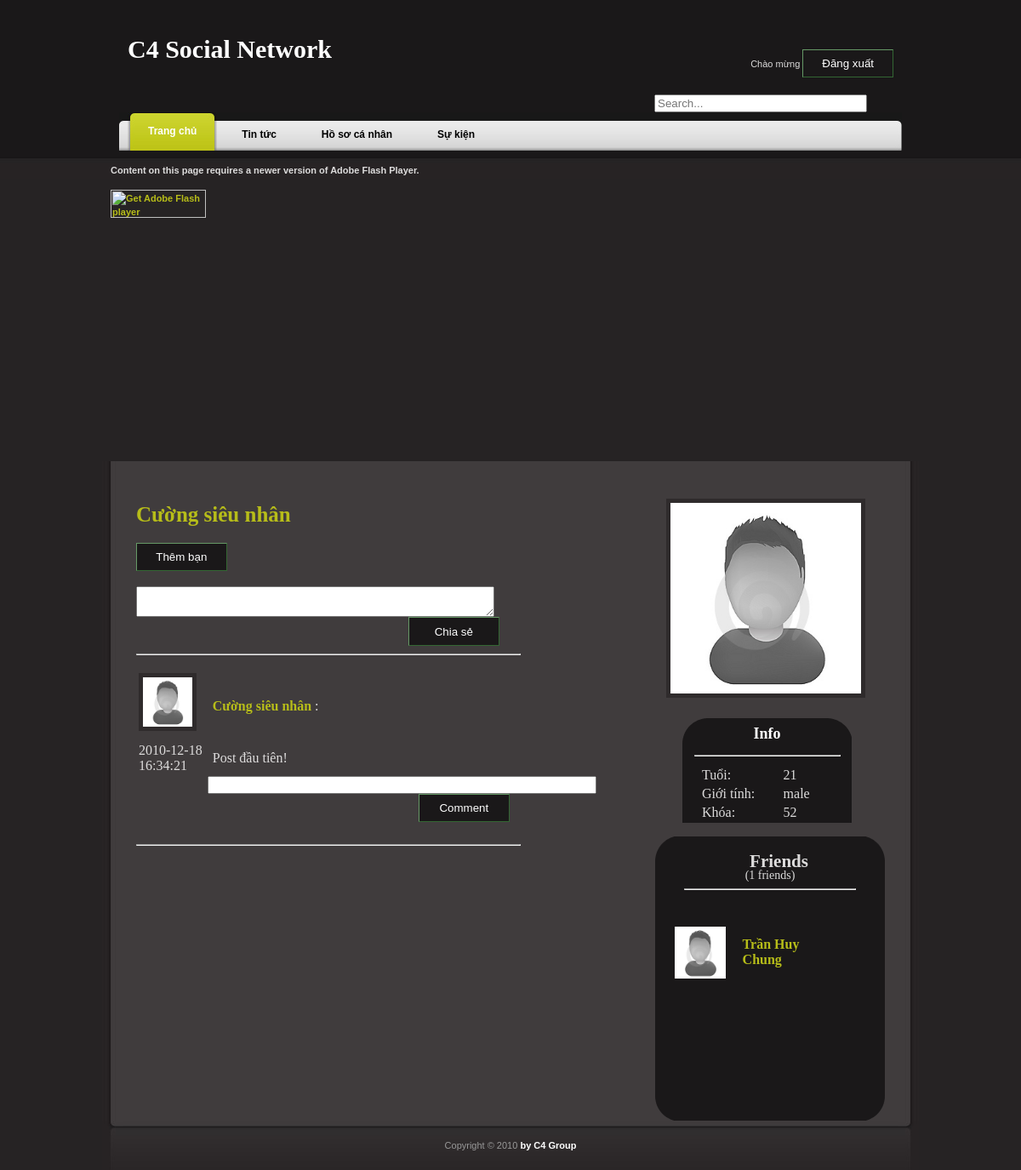
/controller/Home.php?id=26, run on the app's committed database.
### tables this page shows
CREATE TABLE IF NOT EXISTS `c4_post` (
  `POST_ID` int(20) unsigned NOT NULL AUTO_INCREMENT,
  `POST_position` int(20) unsigned NOT NULL,
  `POST_creator` int(20) unsigned NOT NULL,
  `POST_KIND` int(2) unsigned NOT NULL,
  `POST_DATE` timestamp NOT NULL DEFAULT CURRENT_TIMESTAMP ON UPDATE CURRENT_TIMESTAMP,
  `POST_content` varchar(5000) DEFAULT NULL,
  `POST_link` varchar(100) DEFAULT NULL,
  `POST_flag` tinyint(1) NOT NULL,
  `POST_approved` tinyint(1) NOT NULL,
  PRIMARY KEY (`POST_ID`,`POST_position`,`POST_creator`),
  KEY `POST_creator` (`POST_creator`),
  KEY `POST_position` (`POST_position`)
);

CREATE TABLE IF NOT EXISTS `c4_user` (
  `USER_ID` int(20) unsigned NOT NULL,
  `user_password` varchar(1000) NOT NULL,
  `User_login` varchar(60) NOT NULL,
  `User_name` varchar(60) NOT NULL,
  `User_seniorID` int(20) NOT NULL,
  `USER_avatar` varchar(100) NOT NULL,
  `User_ROLE` int(2) NOT NULL,
  `User_email` varchar(100) NOT NULL,
  `User_url` varchar(100) DEFAULT NULL,
  `User_YM` varchar(60) DEFAULT NULL,
  `User_skype` varchar(60) DEFAULT NULL,
  `User_Mobile` varchar(11) DEFAULT NULL,
  `User_schoolYear` int(10) NOT NULL,
  `User_status` int(2) NOT NULL,
  `User_birthday` date NOT NULL,
  `User_sex` varchar(10) NOT NULL,
  `User_resident` varchar(60) DEFAULT NULL,
  `User_NativeVillage` varchar(60) DEFAULT NULL,
  `User_favoriteQuote` varchar(200) DEFAULT NULL,
  `User_bio` varchar(500) DEFAULT NULL,
  `USER_BOOK` varchar(50) DEFAULT NULL,
  `USER_MUSIC` varchar(50) DEFAULT NULL,
  `USER_INTERESTED` varchar(50) DEFAULT NULL,
  PRIMARY KEY (`USER_ID`),
  UNIQUE KEY `User_login` (`User_login`)
);

### model/Model.php (called while the page is built, shortened)
<?php
include 'UserAccount.php';
include 'Post.php';
class Model {
	private $mysqli;
	function __construct() {
		$this->DB_NAME = DB_NAME;
		$this->DB_USER = DB_USER;
		$this->DB_PASSWORD = DB_PASSWORD;
		$this->DB_HOST = DB_HOST;
		$this->mysqli = new mysqli ( $this->DB_HOST, $this->DB_USER, $this->DB_PASSWORD, $this->DB_NAME );
		$this->mysqli->set_charset ( "utf8" );
	}
	public function getUserAccountByID($userID) {
		$result = $this->mysqli->prepare ( 'SELECT user_id,user_password,
		user_login,user_name,user_seniorID,user_avatar,user_role,user_email,user_schoolyear,
		user_status,user_birthday,user_sex FROM c4_user where user_id =?' );
		if ($result) {
			$result->bind_param ( 'i', $userID );
			$result->execute ();
			$result->bind_result ( $userID, $userPassword, $userLogin, $userName, $userSeniorID, $userAvatar, $userRole, $userEmail, $userSchoolYear, $userStatus, $userBirthday, $userSex );
			$user = new UserAccount ( $userID, $userPassword, $userLogin, $userName, $userSeniorID, $userAvatar, $userRole, $userEmail, $userSchoolYear, $userStatus, $userBirthday, $userSex );
			return $user;
		}
	}
	public function getPostList($postPosition, $time) {
		$result = $this->mysqli->prepare ( 'SELECT * FROM c4_post where post_position=? AND post_date <=? and post_approved=1 order by post_Date DESC LIMIT 10' );
		if ($result) {
			$result->bind_param ( "is", $postPosition, $time );
			$result->execute ();
			$result->bind_result ( $postID, $postPosition, $postCreator, $postKind, $postDate, $postContent, $postLink, $postFlag, $postApproved );
			while ( $result->fetch () ) {
				$postList [] = new Post ( $postID, $postPosition, $postCreator, $postKind, $postDate, $postContent, $postLink, $postFlag, $postApproved );
			}
			return $postList;
		}
	}
	public function getFriendList($userID) {
		$result = $this->mysqli->prepare ( 'SELECT user_id, user_password, user_login, user_name,
		  user_seniorID, user_avatar, user_role, user_email, user_schoolyear, user_status,
		   user_birthday, user_sex FROM c4_user WHERE c4_user.user_id IN (
			SELECT c4_friend.friend_id FROM c4_friend
			WHERE c4_friend.user_id =?
			AND c4_friend.friend_status =1
			)
		UNION (
		SELECT user_id, user_password, user_login, user_name, user_seniorID, user_avatar,
		 user_role, user_email, user_schoolyear, user_status, user_birthday, user_sex
			FROM c4_user
		WHERE c4_user.user_id
		IN(
		SELECT c4_friend.user_id
		FROM c4_friend
		WHERE c4_friend.friend_id =?
		AND c4_friend.friend_status =1))' );
		if ($result) {
			$result->bind_param ( 'ii', $userID, $userID );
			$result->execute ();
			$result->bind_result ( $userID, $userPassword, $userLogin, $userName, $userSeniorID, $userAvatar, $userRole, $userEmail, $userSchoolYear, $userStatus, $userBirthday, $userSex );
			while ( $result->fetch () ) {
				$friendList [] = new UserAccount ( $userID, $userPassword, $userLogin, $userName, $userSeniorID, $userAvatar, $userRole, $userEmail, $userSchoolYear, $userStatus, $userBirthday, $userSex );
			}
		}
		return $friendList;
	}
	public function checkFriend($userID1,$userID2){
		$check=$this->friendOneWay($userID1,$userID2);
		if($check==-1){
			$check=$this->friendOneWay($userID2,$userID1);
		}
		return $check;
	}
	public function friendOneWay($userID1,$userID2){
		$result= $this->mysqli->prepare('SELECT friend_status FROM c4_friend
		 WHERE user_id=? and friend_id=?' );
	 if($result){
		$result->bind_param('ii',$userID1,$userID2);
		$result->execute();
		$flag=-1;
		}
		return -1;
	}
}
?>

### model/Post.php (called while the page is built, shortened)
<?php
class Post {
 private $postID;
 private $postCreator;
 private $postDate;
 private $postContent;
 public function __construct($postID,$postPosition,$postCreator,$postKind,
 $postDate,$postContent,$postLink,$postFlag,$postApproved){
 $this->postID=$postID;
 $this->postCreator=$postCreator;
 $this->postDate=$postDate;
 $this->postContent=$postContent;
 }
	public function getPostID() {
		return $this->postID;
	}
	public function getPostCreator() {
		return $this->postCreator;
	}
	public function getPostDate() {
		return $this->postDate;
	}
	public function getPostContent() {
		return $this->postContent;
	}
}
?>

### model/UserAccount.php (called while the page is built, shortened)
<?php
class UserAccount {
	 	private $userID;
		private $userName;
		private $userAvatar;
		private $userSchoolYear;
		private $userBirthday;
		private $userSex;
	function __construct($userID,$userPassword,$userLogin,$userName,$userSeniorID
	,$userAvatar,$userRole,$userEmail,$userSchoolYear,$userStatus,$userBirthday,$userSex){
		$this->userID=$userID;
		$this->userName=$userName;
		$this->userAvatar=$userAvatar;
		$this->userSchoolYear=$userSchoolYear;
		$this->userBirthday=$userBirthday;
		$this->userSex=$userSex;
	}
	public function getUserID() {
		return $this->userID;
	}
	public function getUserName() {
		return $this->userName;
	}
	public function getUserAvatar() {
		return $this->userAvatar;
	}
	public function getUserSchoolYear() {
		return $this->userSchoolYear;
	}
	public function getUserBirthday() {
		return $this->userBirthday;
	}
	public function getUserSex() {
		return $this->userSex;
	}
}
?>

### view/Post2.php (the view, shortened to what this page needs)
<div id="ajax_response">
<?php
		if($postList!=null)
		{
		for ($i=0;$i<count($postList);$i++)
		{
			$postID=$postList[$i]->getPostID();
			echo "<table width=430px>";
			echo "<tr><td width=20%>";
			echo "<img src='../user/$postUserAvatar[$i]' width=70% /> ";
			echo "</td>";
			echo "<td><a href=#>".$postUserName[$i]." </a>:</td></tr>";
			echo "<tr><td>".$postTime[$i]."</td>";
			echo "<td>".$arrPost[$i]->getPostContent()."</td></tr>";
			echo "</table>";
			echo "<input type='text' style='margin-left:6.3em' size=54 id='text_content[$postID]'><br />";
			echo "<input type='submit' style='margin-left:24.9em' value='Comment' class='btn' onmouseup=\"getScriptComment('text_content[$postID]','post[$postID]')\" onmouseover=\"this.className='btn btnhov'\" onmouseout=\"this.className='btn'\"></input><br /><br>";
			echo "<hr align='left' width='450'/>";
		}
		}
		?>
		</div>

### view/Home.php (shortened to what this page needs)
<!DOCTYPE html PUBLIC "-//W3C//DTD XHTML 1.0 Transitional//EN" "http://www.w3.org/TR/xhtml1/DTD/xhtml1-transitional.dtd">
<html xmlns="http://www.w3.org/1999/xhtml">
<head>
<link href="../view/layout.css" rel="stylesheet" type="text/css" />
<link rel="stylesheet" type="text/css" href="../view/searchBox/default.css" id="default"  />
<link rel="stylesheet" type="text/css" href="../view/searchBox/dummy.css" id="dummy_css"  />
<link href="../view/SpryAssets/SpryCollapsiblePanel.css" rel="stylesheet" type="text/css" />
</head>
<body>
<div id="container">
  	<div id="header">
    	<div id="site_title">
        	C4 Social Network
        </div>
        <div id="logout">
            <form action="../controller/LogOut.php" method="post">
            	Chào mừng <?php print("<a href=#>$currentUserName</a>");?>
            	<input type="submit" class="btn" value="Đăng xuất"  onmouseover="this.className='btn btnhov'" onmouseout="this.className='btn'">
            </form>
        </div>
    </div>
    <div id="applesearch">
    	<form action="../view/test.php" method="post">
		<span class="sbox_l"></span><span class="sbox"><input type="search" name="search" id="srch_fld" placeholder="Search..." autosave="applestyle_srch" results="5" onkeyup="applesearch.onChange('srch_fld','srch_clear')" /></span><span class="sbox_r" id="srch_clear"></span>
        </form>
	</div>
    <div id="menu">
    	<span></span>
        <ul>
            <li class="current"><a href=../controller/Home.php><b>Trang chủ</b></a></li>
            <li><a href="../controller/News.php"><b>Tin tức</b></a></li>
            <li><a href="../controller/GetUserInfo.php"><b>Hồ sơ cá nhân</b></a></li>
            <li><a href="../controller/Events.php"><b>Sự kiện</b></a></li>
        </ul>
    </div>
  <div id="banner">
    <object classid="clsid:D27CDB6E-AE6D-11cf-96B8-444553540000" width="940" height="350" id="FlashID" title="banner">
      <object type="application/x-shockwave-flash" data="../view/Flash banner/mybanner.swf" width="940" height="350">
        <div>
          <h4>Content on this page requires a newer version of Adobe Flash Player.</h4>
          <p><a href="http://www.adobe.com/go/getflashplayer"><img src="http://www.adobe.com/images/shared/download_buttons/get_flash_player.gif" alt="Get Adobe Flash player" width="112" height="33" /></a></p>
        </div>
      </object>
    </object>
</div>
    <div id="content">
       	<div id="content_left">
    <p style="font-size:25px"><a href=#><?php echo $userName;?></a>
	 <form action="">
          <?php if($checkFriend==-1){?>
    	  <input type="button" id="addButton" value="Thêm bạn" class="btn" onclick="addFriend(<?php echo $visitorID;?>,<?php echo $desID;?>)" onmouseover="this.className='btn btnhov'" onmouseout="this.className='btn'"></input>
          <?php } ?>
          </form>
   	      </p>
<textarea name="comment" rows="2" cols="50" id="text_content1"></textarea><br />
			<input style="margin-left:24em" type="submit" value="Chia sẻ" id="Share"class="btn" onmouseup="getScriptPage('output_div','text_content1','1','x')" onmouseover="this.className='btn btnhov'" onmouseout="this.className='btn'"></input><br />
         <hr align="left" width="450" />
		 <p>
		   <?php include "Post2.php"; ?>
	      </p>
<div class="cleaner"></div>
   	  </div>
<div id="content_right">
	 <?php
			echo "<p align='center'><img src='../user/$avatar1' width=80% alt='avatar' /></p>";
			include "info.php";
      ?>
      <br />
      <div class="box" id="friend">
      <h2>Friends</h2>(<?php echo count($friendList)." friends";?>)<br />
            <div style="overflow:auto;width:230px;height:280px;margin:auto">
            <div id=friends>
            	<hr width='200'/><br></br><div style="overflow:auto;width:230px;height:230px;margin:auto">
               <?php
			   echo "<table width=200px>";
                for($i=0;$i<count($friendList);$i++)
               {
               	    echo "<tr><td width=40%><input type='image' src='../user/$friendAvatar[$i]' width=80% /></td>";
					echo " <td><a href='../controller/Home.php?id=$friendID[$i]'>$friendName[$i]</a></td>";
					echo "</tr>";
		       }
				echo "</table>";
				?>
            </div>
   		</div>
      </div>
 </div>
 </div>
 <div class="cleaner"></div>
</div>
    <div id="footer">  Copyright © 2010 <a href="#"><strong> by C4 Group</strong></a>
    </div>
</div>
</body>
</html>

### view/Info.php (shortened to what this page needs)
<!DOCTYPE html PUBLIC "-//W3C//DTD XHTML 1.0 Transitional//EN" "http://www.w3.org/TR/xhtml1/DTD/xhtml1-transitional.dtd">
<html xmlns="http://www.w3.org/1999/xhtml">
<head>
<link href="SpryAssets/SpryCollapsiblePanel.css" rel="stylesheet" type="text/css" />
</head>
<body>
<div id="CollapsiblePanel1" class="CollapsiblePanel">
  <div class="CollapsiblePanelTab" tabindex="0">Info</div>
  <div class="CollapsiblePanelContent">
    <hr width='170'/>
    <table width="240px" style="margin-top:10px;margin-left:20px">
    	<tr>
        	<td width=40%>Tuổi:</td>
            <td><?php echo $userAge; ?></td>
        </tr>
        <tr>
        	<td width=40%>Giới tính:</td>
            <td><?php echo $userSex; ?></td>
        </tr>
        <tr>
        	<td width=40%>Khóa:</td>
            <td><?php echo $userSchoolYear; ?></td>
        </tr>
    </table>
  </div>
</div>
</body>
</html>

### data on the page
c4_post: i "Cường siêu nhân", i "2010-12-18 16:34:21", POST_content "Post đầu tiên!"
c4_user: USER_avatar (picture)

### other printed values
$userName "Cường siêu nhân"
$userSex "male"
$userSchoolYear "52"
count($friendList) "1"
$friendName[$i] "Trần Huy Chung"
